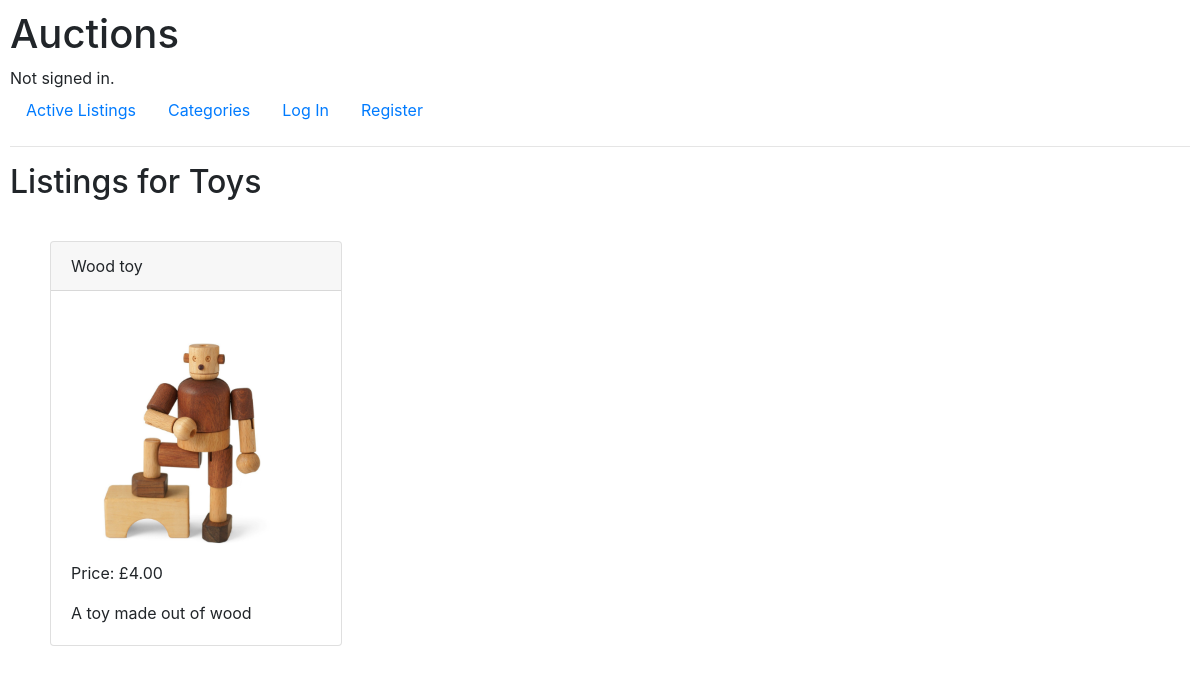
The page /categories/3 on the database its author committed.
### auctions/models.py (models this page shows, shortened)
class Category(models.Model):
    created_at = models.DateTimeField(auto_now_add=True)
    updated_at = models.DateTimeField(auto_now=True)
    name = models.CharField(max_length=100)
    def __str__(self):
        return f"{self.name}"

class Listing(models.Model):
    created_at = models.DateTimeField(auto_now_add=True)
    updated_at = models.DateTimeField(auto_now=True)
    uuid = models.UUIDField(default=uuid.uuid4, editable=False, unique=True)
    title = models.CharField(max_length=100)
    description = models.CharField(max_length=1000)
    min_starting_bid = models.DecimalField(
        max_digits=10, decimal_places=2
    )
    pic = models.ImageField(upload_to ='listing_images/', null=True, blank=True)
    pic_url = models.URLField(null=True, blank=True)
    user = models.ForeignKey(
        'User',
        on_delete=models.CASCADE
    )
    category = models.ForeignKey(
        'Category',
        on_delete=models.CASCADE,
        null=True
    )
    active = models.BooleanField(default=True)
    winner = models.ForeignKey(
        'User',
        on_delete=models.CASCADE,
        null=True,
        blank=True,
        related_name='winner'
    )
    closed_at = models.DateTimeField(null=True, blank=True)

### auctions/views.py (the view)
# urls.py: path("categories/<int:category_id>", views.category_listings, name="category_listings"),
def category_listings(request, category_id):
    listings = Listing.objects.filter(category=category_id, active=True)
    category_name = Category.objects.get(id=category_id)
    return render(request, "auctions/category_listings.html", {
        "name": category_name,
        "listings": listings
    })

### auctions/templates/auctions/category_listings.html
{% extends "auctions/layout.html" %}
{% block body %}
    <h2>Listings for {{ name }}</h2>
    {% include "auctions/listing_list.html" with listings=listings %}
{% endblock %}

### auctions/templates/auctions/listing_list.html (shortened to what this page needs)
<div class="row index-listing-list">
    {% for listing in listings %}
        <a class="listing-link" href="/listing/{{ listing.id }}">
            <div class="card index-listing mb-3">
                <div class="card-header">
                    {{ listing.title }}
                </div>
                <div class="card-body">
                    {% if listing.pic %}
                        <img class="listing-list-image" src="{{ listing.pic.url }}">
                    {% else %}
                        <img class="listing-list-image"  src="/media/placeholder_images/placeholder.png">
                    {% endif %}
                    <p class="card-text">Price: £{{ listing.min_starting_bid }}</p>
                    <p class="card-text">{{ listing.description}}</p>
                </div>
            </div>
        </a>
    {% endfor %}
</div>

### auctions/static/auctions/styles.css (style rules this page uses)
body { padding: 10px; }
.index-listing-list { margin: 20px }
.index-listing { margin: 20px; border-style: solid; border-width: 1px; }
.listing-link, .listing-link:hover { color: inherit; text-decoration: none; }
.listing-list-image { height: 250px; width: 250px; }

### rows shown on the page
Category: name "Toys"
Listing: title "Wood toy", pic (picture), min_starting_bid "4.00", description "A toy made out of wood"
